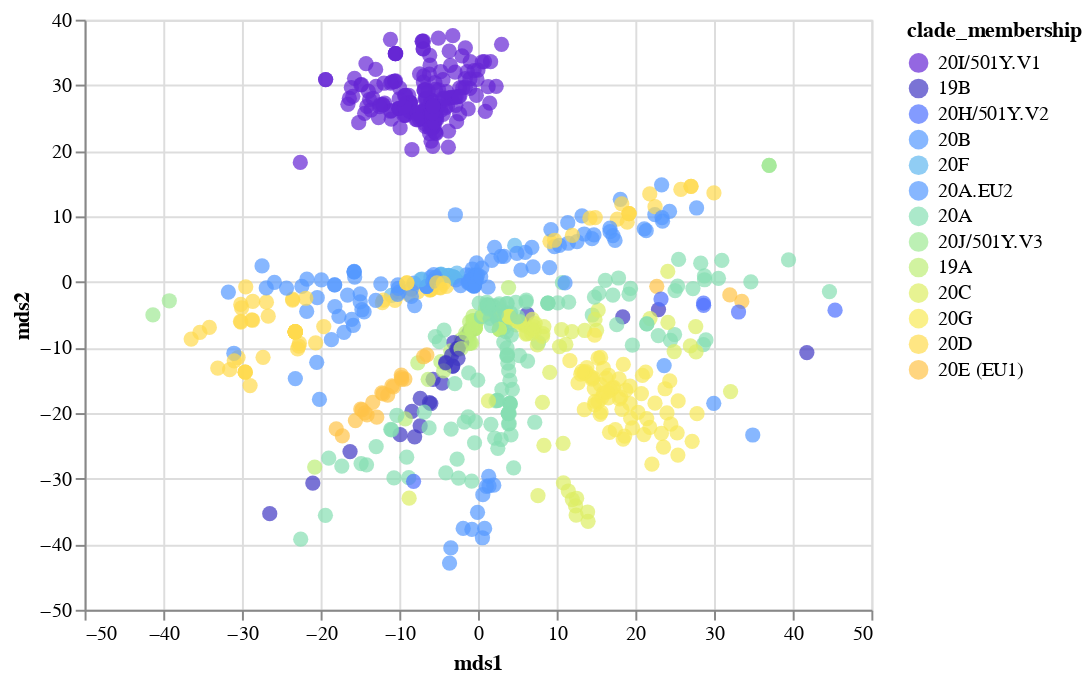

Notebook code for this chart:
### Code cell
chart_12_mds = scatterplot_with_tooltip_interactive(merged_mds_df,'mds1','mds2',"mds1","mds2",['strain','clade_membership'],'clade_membership:N', domain, range_)
chart_12_mds

### Figure 1 — Vega-Lite specification as saved in the notebook (floating-point values rounded to 4 significant figures; data arrays with more than 128 entries replaced by an {"elided": "..."} marker saying what was removed)
{"config": {"view": {"continuousWidth": 400, "continuousHeight": 300}}, "data": {"name": "data-b6b9f72f36eeef26ec3d5527efa0a2c0"}, "mark": {"type": "circle", "size": 60}, "encoding": {"color": {"type": "nominal", "field": "clade_membership", "scale": {"domain": ["20I/501Y.V1", "19B", "20H/501Y.V2", "20B", "20F", "20A.EU2", "20A", "20J/501Y.V3", "19A", "20C", "20G", "20D", "20E (EU1)"], "range": ["#6626d4", "#4138c3", "#4e70ff", "#5499ff", "#61b8f0", "#5499ff", "#87dfb3", "#a0e994", "#bdee78", "#ddee64", "#f8e957", "#ffdb4e", "#ffc348", "#ff9e40", "#ff6e36", "#dc2f24"]}}, "tooltip": [{"type": "nominal", "field": "strain"}, {"type": "nominal", "field": "clade_membership"}], "x": {"type": "quantitative", "field": "mds1", "title": "mds1"}, "y": {"type": "quantitative", "field": "mds2", "title": "mds2"}}, "selection": {"selector006": {"type": "interval", "bind": "scales", "encodings": ["x", "y"]}}, "$schema": "https://vega.github.io/schema/vega-lite/v4.8.1.json", "datasets": {"data-b6b9f72f36eeef26ec3d5527efa0a2c0": {"elided": "798 records"}}}
